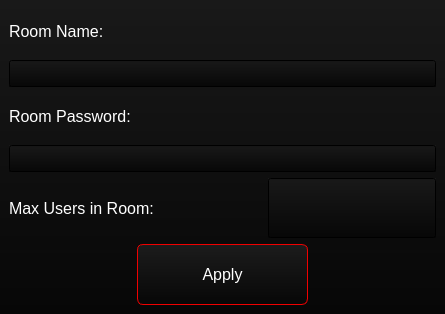
<?xml version="1.0" encoding="UTF-8"?>
<ui version="4.0">
 <class>ChangeRoomNameWindow</class>
 <widget class="QMainWindow" name="ChangeRoomNameWindow">
  <property name="geometry">
   <rect>
    <x>0</x>
    <y>0</y>
    <width>445</width>
    <height>314</height>
   </rect>
  </property>
  <property name="windowTitle">
   <string>Change Room Settings</string>
  </property>
  <property name="styleSheet">
   <string notr="true">background-color: qlineargradient(spread:pad, x1:0.5, y1:1, x2:0.5, y2:0, stop:0 rgba(7, 7, 7, 255), stop:1 rgba(25, 25, 25, 255));
color: white;</string>
  </property>
  <widget class="QWidget" name="centralwidget">
   <layout class="QVBoxLayout" name="verticalLayout" stretch="15,15,15,15,20,20">
    <item>
     <widget class="QLabel" name="label">
      <property name="font">
       <font>
        <family>Segoe UI</family>
        <pointsize>12</pointsize>
       </font>
      </property>
      <property name="styleSheet">
       <string notr="true">background-color: transparent;</string>
      </property>
      <property name="text">
       <string>Room Name:</string>
      </property>
      <property name="wordWrap">
       <bool>true</bool>
      </property>
     </widget>
    </item>
    <item>
     <widget class="QLineEdit" name="lineEdit_name">
      <property name="font">
       <font>
        <family>Segoe UI</family>
        <pointsize>12</pointsize>
       </font>
      </property>
      <property name="maxLength">
       <number>20</number>
      </property>
     </widget>
    </item>
    <item>
     <widget class="QLabel" name="label_2">
      <property name="font">
       <font>
        <family>Segoe UI</family>
        <pointsize>12</pointsize>
       </font>
      </property>
      <property name="styleSheet">
       <string notr="true">background: transparent;</string>
      </property>
      <property name="text">
       <string>Room Password:</string>
      </property>
     </widget>
    </item>
    <item>
     <widget class="QLineEdit" name="lineEdit_password">
      <property name="font">
       <font>
        <family>Segoe UI</family>
        <pointsize>12</pointsize>
       </font>
      </property>
      <property name="maxLength">
       <number>255</number>
      </property>
      <property name="echoMode">
       <enum>QLineEdit::Password</enum>
      </property>
     </widget>
    </item>
    <item>
     <layout class="QHBoxLayout" name="horizontalLayout_2" stretch="60,40">
      <item>
       <widget class="QLabel" name="label_3">
        <property name="font">
         <font>
          <family>Segoe UI</family>
          <pointsize>12</pointsize>
         </font>
        </property>
        <property name="styleSheet">
         <string notr="true">background: transparent;</string>
        </property>
        <property name="text">
         <string>Max Users in Room:</string>
        </property>
       </widget>
      </item>
      <item>
       <widget class="QLineEdit" name="lineEdit_count">
        <property name="sizePolicy">
         <sizepolicy hsizetype="Expanding" vsizetype="Expanding">
          <horstretch>0</horstretch>
          <verstretch>0</verstretch>
         </sizepolicy>
        </property>
        <property name="font">
         <font>
          <family>Segoe UI</family>
          <pointsize>12</pointsize>
         </font>
        </property>
       </widget>
      </item>
     </layout>
    </item>
    <item>
     <layout class="QHBoxLayout" name="horizontalLayout" stretch="30,40,30">
      <item>
       <spacer name="horizontalSpacer">
        <property name="orientation">
         <enum>Qt::Horizontal</enum>
        </property>
        <property name="sizeHint" stdset="0">
         <size>
          <width>40</width>
          <height>20</height>
         </size>
        </property>
       </spacer>
      </item>
      <item>
       <widget class="QPushButton" name="pushButton">
        <property name="sizePolicy">
         <sizepolicy hsizetype="Minimum" vsizetype="Expanding">
          <horstretch>0</horstretch>
          <verstretch>0</verstretch>
         </sizepolicy>
        </property>
        <property name="font">
         <font>
          <family>Segoe UI</family>
          <pointsize>12</pointsize>
         </font>
        </property>
        <property name="styleSheet">
         <string notr="true">QPushButton
{
	background-color: qlineargradient(spread:pad, x1:0.5, y1:1, x2:0.5, y2:0, stop:0 rgba(7, 7, 7, 255), stop:1 rgba(28, 28, 28, 255));
	border: 1px solid rgb(240, 0, 0);
	border-radius: 6px;
	color: white;
}

QPushButton:disabled
{
	background-color: qlineargradient(spread:pad, x1:0.5, y1:1, x2:0.5, y2:0, stop:0 rgba(4, 4, 4, 200), stop:1 rgba(29, 29, 29, 230));
	border: 1px solid darkred;
	color: rgb(50, 50, 50);
}

QPushButton:hover
{
	background-color: qlineargradient(spread:pad, x1:0.5, y1:1, x2:0.5, y2:0, stop:0 rgba(37, 37, 37, 255), stop:1 rgba(58, 58, 58, 255));
	border: 1px solid white;
}</string>
        </property>
        <property name="text">
         <string>Apply</string>
        </property>
       </widget>
      </item>
      <item>
       <spacer name="horizontalSpacer_2">
        <property name="orientation">
         <enum>Qt::Horizontal</enum>
        </property>
        <property name="sizeHint" stdset="0">
         <size>
          <width>40</width>
          <height>20</height>
         </size>
        </property>
       </spacer>
      </item>
     </layout>
    </item>
   </layout>
  </widget>
  <widget class="QMenuBar" name="menubar">
   <property name="geometry">
    <rect>
     <x>0</x>
     <y>0</y>
     <width>445</width>
     <height>30</height>
    </rect>
   </property>
  </widget>
 </widget>
 <resources/>
 <connections/>
</ui>
